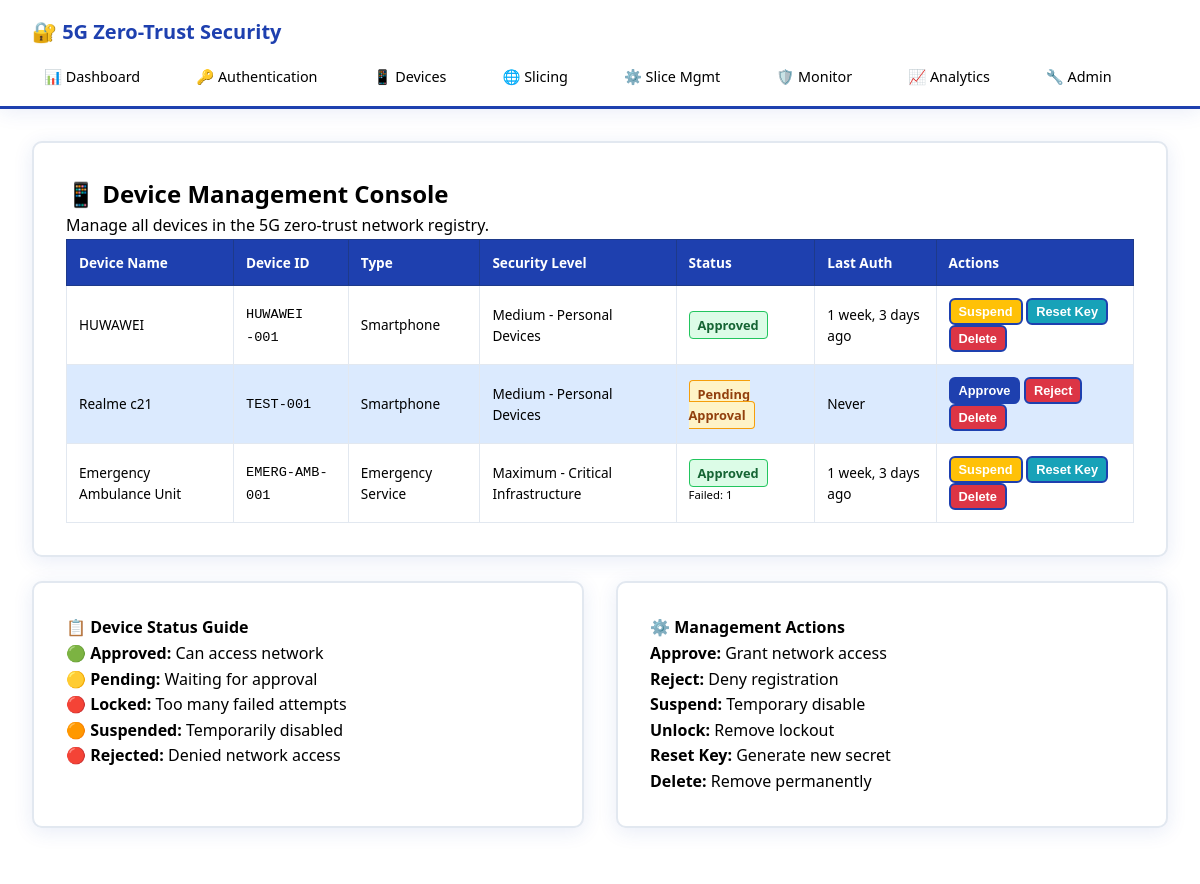
Screenshot of /demo/manage/ with the database file from the repository.
### zero_trust_demo/models.py (models this page shows, shortened)
class TrustedDevice(models.Model):
    DEVICE_TYPES = [
        ('SMARTPHONE', 'Smartphone'),
        ('IOT_SENSOR', 'IoT Sensor'),
        ('SMART_WATCH', 'Smart Watch'),
        ('VEHICLE', 'Connected Vehicle'),
        ('MEDICAL', 'Medical Device'),
        ('EMERGENCY', 'Emergency Service'),
        ('INDUSTRIAL', 'Industrial IoT'),
    ]
    SECURITY_LEVELS = [
        ('LOW', 'Low - Basic IoT'),
        ('MEDIUM', 'Medium - Personal Devices'),
        ('HIGH', 'High - Enterprise'),
        ('MAXIMUM', 'Maximum - Critical Infrastructure'),
    ]
    STATUS_CHOICES = [
        ('PENDING', 'Pending Approval'),
        ('APPROVED', 'Approved'),
        ('REJECTED', 'Rejected'),
        ('SUSPENDED', 'Suspended'),
        ('LOCKED', 'Locked'),
    ]
    name = models.CharField(max_length=100)
    device_type = models.CharField(max_length=20, choices=DEVICE_TYPES)
    device_id = models.CharField(max_length=100, unique=True)
    secret_key = models.CharField(max_length=100)
    security_level = models.CharField(max_length=20, choices=SECURITY_LEVELS, default='MEDIUM')
    status = models.CharField(max_length=20, choices=STATUS_CHOICES, default='PENDING')
    created_at = models.DateTimeField(auto_now_add=True)
    last_authentication = models.DateTimeField(null=True, blank=True)
    failed_attempts = models.IntegerField(default=0)
    is_active = models.BooleanField(default=True)
    ip_address = models.GenericIPAddressField(null=True, blank=True)
    location = models.CharField(max_length=100, blank=True)
    class Meta:
        verbose_name = "Trusted Device"
        verbose_name_plural = "Trusted Devices"

### zero_trust_demo/views.py (the view, shortened to what this page needs)
# urls.py: path('manage/', views.device_management, name='device_management'),
def device_management(request):
    devices = TrustedDevice.objects.all().order_by('-created_at')
    return render(request, 'zero_trust_demo/device_management.html', {'devices': devices})

### templates/zero_trust_demo/device_management.html (shortened to what this page needs)
{% extends "zero_trust_demo/base.html" %}
{% block content %}
<div class="card">
    <h2>📱 Device Management Console</h2>
    <p>Manage all devices in the 5G zero-trust network registry.</p>
    {% if devices %}
        <div style="overflow-x: auto;">
            <table class="table">
                <thead>
                    <tr>
                        <th>Device Name</th>
                        <th>Device ID</th>
                        <th>Type</th>
                        <th>Security Level</th>
                        <th>Status</th>
                        <th>Last Auth</th>
                        <th>Actions</th>
                    </tr>
                </thead>
                <tbody>
                    {% for device in devices %}
                    <tr>
                        <td>{{ device.name }}</td>
                        <td><code>{{ device.device_id }}</code></td>
                        <td>{{ device.get_device_type_display }}</td>
                        <td>{{ device.get_security_level_display }}</td>
                        <td>
                            <span class="status-{{ device.status|lower }}">
                                {{ device.get_status_display }}
                            </span>
                            {% if device.failed_attempts > 0 %}
                                <br><small>Failed: {{ device.failed_attempts }}</small>
                            {% endif %}
                        </td>
                        <td>
                            {% if device.last_authentication %}
                                {{ device.last_authentication|timesince }} ago
                            {% else %}
                                Never
                            {% endif %}
                        </td>
                        <td>
                            <form method="post" style="display: inline;">
                                {% if device.status == 'PENDING' %}
                                    <button type="submit" name="action" value="approve" class="btn btn-primary"
                                            style="padding: 0.25rem 0.5rem; font-size: 0.8rem;">
                                        Approve
                                    </button>
                                    <button type="submit" name="action" value="reject" class="btn btn-primary"
                                            style="padding: 0.25rem 0.5rem; font-size: 0.8rem; background: #dc3545;">
                                        Reject
                                    </button>
                                {% elif device.status == 'APPROVED' %}
                                    <button type="submit" name="action" value="suspend" class="btn btn-primary"
                                            style="padding: 0.25rem 0.5rem; font-size: 0.8rem; background: #ffc107;">
                                        Suspend
                                    </button>
                                    <button type="submit" name="action" value="reset_key" class="btn btn-primary"
                                            style="padding: 0.25rem 0.5rem; font-size: 0.8rem; background: #17a2b8;">
                                        Reset Key
                                    </button>
                                {% elif device.status == 'LOCKED' %}
                                    <button type="submit" name="action" value="unlock" class="btn btn-primary"
                                            style="padding: 0.25rem 0.5rem; font-size: 0.8rem; background: #28a745;">
                                        Unlock
                                    </button>
                                {% endif %}
                                <button type="submit" name="action" value="delete" class="btn btn-primary"
                                        style="padding: 0.25rem 0.5rem; font-size: 0.8rem; background: #dc3545;"
                                        onclick="return confirm('Delete this device permanently?')">
                                    Delete
                                </button>
                            </form>
                        </td>
                    </tr>
                    {% endfor %}
                </tbody>
            </table>
        </div>
    {% else %}
        <div style="text-align: center; padding: 3rem;">
            <h3>No Devices Registered</h3>
            <p>Go to the <a href="{% url 'zero_trust_demo:zero_trust_auth' %}">Authentication Demo</a> to register devices.</p>
        </div>
    {% endif %}
</div>
<div class="grid-2">
    <div class="card">
        <h4>📋 Device Status Guide</h4>
        <ul style="list-style: none; padding: 0;">
            <li>🟢 <strong>Approved:</strong> Can access network</li>
            <li>🟡 <strong>Pending:</strong> Waiting for approval</li>
            <li>🔴 <strong>Locked:</strong> Too many failed attempts</li>
            <li>🟠 <strong>Suspended:</strong> Temporarily disabled</li>
            <li>🔴 <strong>Rejected:</strong> Denied network access</li>
        </ul>
    </div>
    <div class="card">
        <h4>⚙️ Management Actions</h4>
        <ul style="list-style: none; padding: 0;">
            <li><strong>Approve:</strong> Grant network access</li>
            <li><strong>Reject:</strong> Deny registration</li>
            <li><strong>Suspend:</strong> Temporary disable</li>
            <li><strong>Unlock:</strong> Remove lockout</li>
            <li><strong>Reset Key:</strong> Generate new secret</li>
            <li><strong>Delete:</strong> Remove permanently</li>
        </ul>
    </div>
</div>
{% endblock %}

### templates/zero_trust_demo/base.html (style rules this page uses)
:root { --primary-blue: #1e40af; --secondary-blue: #3b82f6; --light-blue: #dbeafe; --dark-blue: #1e3a8a; --white: #ffffff; --black: #000000; --gray-light: #f8fafc; --gray-medium: #e2e8f0; --gray-dark: #64748b; }
* { margin: 0; padding: 0; box-sizing: border-box; }
body { font-family: 'Segoe UI', Tahoma, Geneva, Verdana, sans-serif; background: linear-gradient(135deg, var(--white) 0%, var(--light-blue) 100%); min-height: 100vh; color: var(--black); line-height: 1.6; }
.card { background: var(--white); border-radius: 10px; padding: 1.5rem; box-shadow: 0 4px 20px rgba(30, 64, 175, 0.1); margin-bottom: 1.5rem; border: 2px solid var(--gray-medium); }
.btn { padding: 0.75rem 1.25rem; border: none; border-radius: 6px; cursor: pointer; font-weight: 600; text-decoration: none; display: inline-block; transition: all 0.3s; text-align: center; font-size: 0.9rem; }
.btn-primary { background: var(--primary-blue); color: var(--white); border: 2px solid var(--primary-blue); }
.table { width: 100%; border-collapse: collapse; background: var(--white); min-width: 600px; }
.table th { background: var(--primary-blue); color: var(--white); padding: 0.75rem; text-align: left; font-weight: 600; border: 1px solid var(--dark-blue); font-size: 0.85rem; }
.table td { padding: 0.75rem; border: 1px solid var(--gray-medium); color: var(--black); font-size: 0.85rem; }
.table tr:nth-child(even) { background: var(--light-blue); }
.status-approved { color: #166534; font-weight: bold; background: #dcfce7; padding: 0.25rem 0.5rem; border-radius: 4px; border: 1px solid #22c55e; font-size: 0.8rem; }
.status-pending { color: #92400e; font-weight: bold; background: #fef3c7; padding: 0.25rem 0.5rem; border-radius: 4px; border: 1px solid #f59e0b; font-size: 0.8rem; }
.grid-2 { display: grid; grid-template-columns: 1fr; gap: 1.5rem; }
@media (min-width: 1025px) { .card { padding: 2rem; } }
@media (min-width: 1025px) { .grid-2 { grid-template-columns: 1fr 1fr; gap: 2rem; } }

### rows the page displays
TrustedDevice: name "HUWAWEI", device_id "HUWAWEI -001", device_type "Smartphone", security_level "Medium - Personal Devices", status "Approved", last_authentication "1 week, 3 days", shows "Suspend"
TrustedDevice: name "Realme c21", device_id "TEST-001", device_type "Smartphone", security_level "Medium - Personal Devices", status "Pending Approval", shows "Never", shows "Approve"
TrustedDevice: name "Emergency Ambulance Unit", device_id "EMERG-AMB-001", device_type "Emergency Service", security_level "Maximum - Critical Infrastructure", status "Approved", failed_attempts "1", last_authentication "1 week, 3 days", shows "Suspend"
